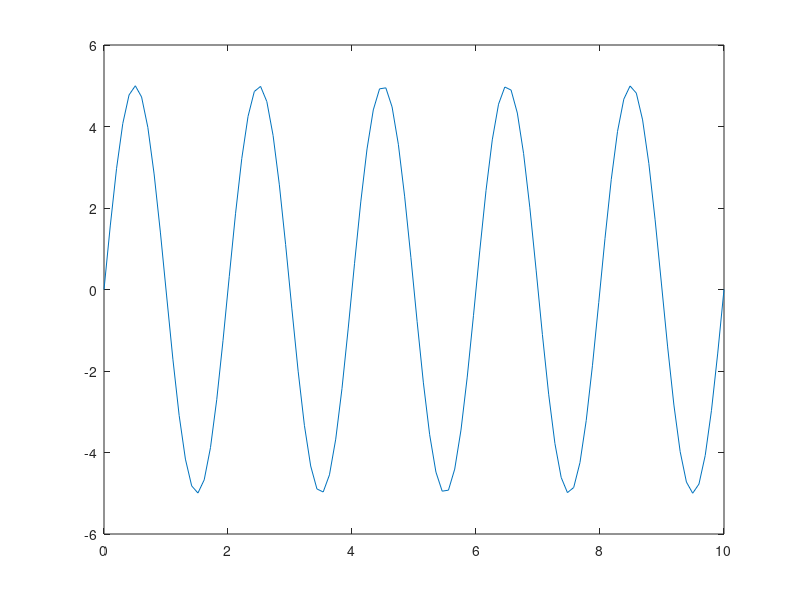
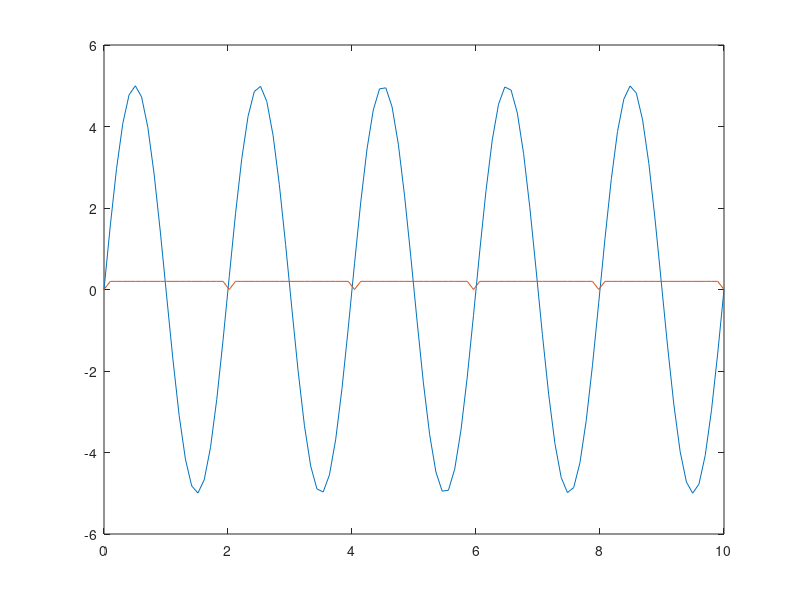

Here is the MATLAB script that generated these plots, in order:
clear; clc;

n = 100;
t = linspace(0,10,n);
A = 5; f = 0.5;
y = A*sin(2*pi*f*t);
figure()
plot(t,y)

I = cumtrapz(y);
T = cumsum(t);

%% doesn't work
max_y = 0.2;
% MAX_Y = max_y*T;
for i = 1:n
    if (I(i)>=max_y)
        pwm(i) = 1;
        I
    else
        pwm(i) = 0;
    end
end
figure()
plot(t,y)
hold on
plot(t,max_y*pwm)